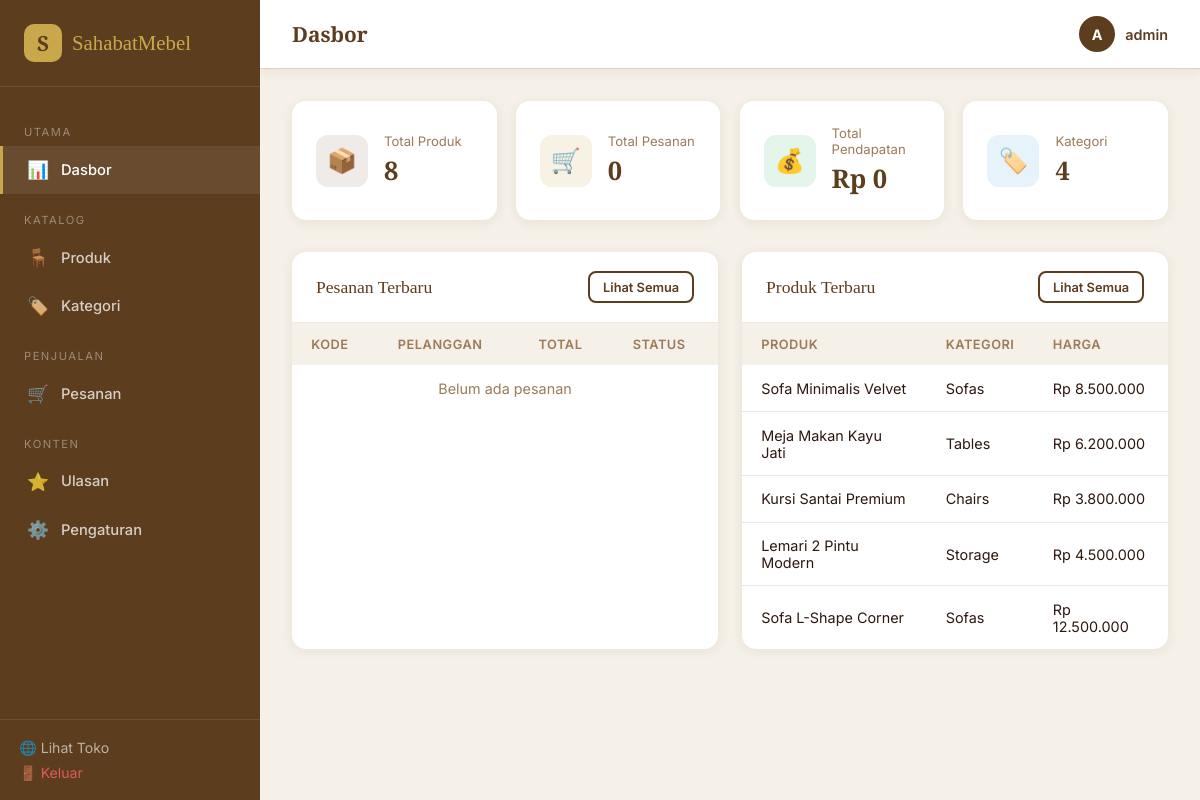
Page /admin/dashboard.php (signed in) on the committed database.
### tables this page shows
CREATE TABLE IF NOT EXISTS products (
    id INT AUTO_INCREMENT PRIMARY KEY,
    category_id INT NOT NULL,
    name VARCHAR(255) NOT NULL,
    description TEXT,
    price DECIMAL(10,2) NOT NULL,
    image VARCHAR(255),
    stock INT DEFAULT 0,
    is_featured TINYINT(1) DEFAULT 0,
    created_at TIMESTAMP DEFAULT CURRENT_TIMESTAMP,
    FOREIGN KEY (category_id) REFERENCES categories(id) ON DELETE CASCADE
);

CREATE TABLE IF NOT EXISTS categories (
    id INT AUTO_INCREMENT PRIMARY KEY,
    name VARCHAR(100) NOT NULL,
    slug VARCHAR(100) NOT NULL UNIQUE,
    created_at TIMESTAMP DEFAULT CURRENT_TIMESTAMP
);

### admin/dashboard.php (the view, shortened to what this page needs)
<?php
require_once '../config.php';
$totalProducts    = $pdo->query("SELECT COUNT(*) FROM products")->fetchColumn();
$totalOrders      = $pdo->query("SELECT COUNT(*) FROM orders")->fetchColumn();
$totalCategories  = $pdo->query("SELECT COUNT(*) FROM categories")->fetchColumn();
$totalRevenue     = $pdo->query("SELECT SUM(total_amount) FROM orders WHERE status != 'cancelled'")->fetchColumn() ?? 0;
$recentOrders = $pdo->query("SELECT * FROM orders ORDER BY created_at DESC LIMIT 5")->fetchAll();
$recentProducts = $pdo->query("SELECT p.*, c.name AS cat FROM products p JOIN categories c ON p.category_id=c.id ORDER BY p.created_at DESC LIMIT 5")->fetchAll();
?>
<!DOCTYPE html>
<html lang="en">
<head>
  <link rel="stylesheet" href="../assets/css/admin.css">
</head>
<body>
<?php include 'partials/sidebar.php'; ?>
<div class="main">
  <?php include 'partials/topbar.php'; ?>
  <div class="content">
    <div class="stats-grid">
      <div class="stat-card">
        <div class="stat-icon brown">📦</div>
        <div class="stat-info"><div class="label">Total Produk</div><div class="value"><?= $totalProducts ?></div></div>
      </div>
      <div class="stat-card">
        <div class="stat-icon gold">🛒</div>
        <div class="stat-info"><div class="label">Total Pesanan</div><div class="value"><?= $totalOrders ?></div></div>
      </div>
      <div class="stat-card">
        <div class="stat-icon green">💰</div>
        <div class="stat-info"><div class="label">Total Pendapatan</div><div class="value">Rp <?= number_format($totalRevenue, 0, ',', '.') ?></div></div>
      </div>
      <div class="stat-card">
        <div class="stat-icon blue">🏷️</div>
        <div class="stat-info"><div class="label">Kategori</div><div class="value"><?= $totalCategories ?></div></div>
      </div>
    </div>
    <div style="display:grid;grid-template-columns:1fr 1fr;gap:1.5rem">
      <div class="card">
        <div class="card-header">
          <span class="card-title">Pesanan Terbaru</span>
          <a href="orders.php" class="btn btn-outline btn-sm">Lihat Semua</a>
        </div>
        <div class="card-body">
          <table>
            <thead><tr><th>Kode</th><th>Pelanggan</th><th>Total</th><th>Status</th></tr></thead>
            <tbody>
              <?php if(empty($recentOrders)): ?><tr><td colspan="4" style="text-align:center;color:var(--text-muted)">Belum ada pesanan</td></tr><?php endif; ?>
            </tbody>
          </table>
        </div>
      </div>
      <div class="card">
        <div class="card-header">
          <span class="card-title">Produk Terbaru</span>
          <a href="products.php" class="btn btn-outline btn-sm">Lihat Semua</a>
        </div>
        <div class="card-body">
          <table>
            <thead><tr><th>Produk</th><th>Kategori</th><th>Harga</th></tr></thead>
            <tbody>
              <?php foreach($recentProducts as $p): ?>
              <tr>
                <td><?= htmlspecialchars($p['name']) ?></td>
                <td><?= htmlspecialchars($p['cat']) ?></td>
                <td>Rp <?= number_format($p['price'], 0, ',', '.') ?></td>
              </tr>
              <?php endforeach; ?>
            </tbody>
          </table>
        </div>
      </div>
    </div>
  </div>
</div>
</body>
</html>

### assets/css/admin.css (style rules this page uses)
:root { --cream: #FAF7F2; --beige: #F0E8DA; --beige-dark: #E0D0BB; --brown: #8B6340; --brown-dark: #5C3D1E; --gold: #C9A84C; --white: #FFFFFF; --text-dark: #2C1810; --text-muted: #9A7B5A; --danger: #e74c3c; --success: #27ae60; --warning: #f39c12; --sidebar-w: 260px; --shadow-sm: 0 2px 12px rgba(92,61,30,0.08); --shadow-md: 0 8px 30px rgba(92,61,30,0.12); --radius: 14px; --transition: all 0.3s ease; }
*, *::before, *::after { box-sizing: border-box; margin: 0; padding: 0; }
body { font-family: 'Inter', sans-serif; background: #F5F0E8; color: var(--text-dark); display: flex; min-height: 100vh; }
.main { margin-left: var(--sidebar-w); flex: 1; display: flex; flex-direction: column; min-height: 100vh; }
.content { padding: 2rem; flex: 1; }
.stats-grid { display: grid; grid-template-columns: repeat(4, 1fr); gap: 1.2rem; margin-bottom: 2rem; }
.stat-card { background: var(--white); border-radius: var(--radius); padding: 1.5rem; box-shadow: var(--shadow-sm); display: flex; align-items: center; gap: 1rem; transition: var(--transition); }
.stat-icon { width: 52px; height: 52px; border-radius: 12px; display: flex; align-items: center; justify-content: center; font-size: 1.5rem; flex-shrink: 0; }
.stat-icon.brown { background: rgba(92,61,30,0.1); }
.stat-icon.gold { background: rgba(201,168,76,0.15); }
.stat-icon.green { background: rgba(39,174,96,0.12); }
.stat-icon.blue { background: rgba(52,152,219,0.12); }
.stat-info .label { font-size: 0.82rem; color: var(--text-muted); margin-bottom: 0.25rem; }
.stat-info .value { font-family: 'Playfair Display', serif; font-size: 1.6rem; font-weight: 700; color: var(--brown-dark); }
.card { background: var(--white); border-radius: var(--radius); box-shadow: var(--shadow-sm); overflow: hidden; }
.card-header { padding: 1.2rem 1.5rem; border-bottom: 1px solid var(--beige); display: flex; align-items: center; justify-content: space-between; }
.card-title { font-family: 'Playfair Display', serif; font-size: 1.1rem; color: var(--brown-dark); }
.card-body { padding: 0; overflow-x: auto; }
table { width: 100%; border-collapse: collapse; }
th { background: #F5F0E8; padding: 0.85rem 1.2rem; text-align: left; font-size: 0.8rem; text-transform: uppercase; letter-spacing: 0.5px; color: var(--text-muted); font-weight: 600; }
td { padding: 0.9rem 1.2rem; border-bottom: 1px solid var(--beige); font-size: 0.9rem; vertical-align: middle; }
tr:last-child td { border-bottom: none; }
.btn { display: inline-flex; align-items: center; gap: 6px; padding: 0.6rem 1.2rem; border-radius: 8px; font-weight: 600; font-size: 0.88rem; cursor: pointer; border: 2px solid transparent; transition: var(--transition); text-decoration: none; }
.btn-sm { padding: 0.4rem 0.8rem; font-size: 0.8rem; }
.btn-outline { background: transparent; color: var(--brown-dark); border-color: var(--brown-dark); }

### rows in the picture
products: name "Sofa Minimalis Velvet", category.name "Sofas", price "8.500.000"
products: name "Meja Makan Kayu Jati", category.name "Tables", price "6.200.000"
products: name "Kursi Santai Premium", category.name "Chairs", price "3.800.000"
products: name "Lemari 2 Pintu Modern", category.name "Storage", price "4.500.000"
products: name "Sofa L-Shape Corner", category.name "Sofas", price "12.500.000"

### other values in the picture
$pageTitle "Dasbor"
substr($adminName, 0, 1) "A"
$adminName "admin"
$totalProducts "8"
$totalOrders "0"
$totalRevenue "0"
$totalCategories "4"
